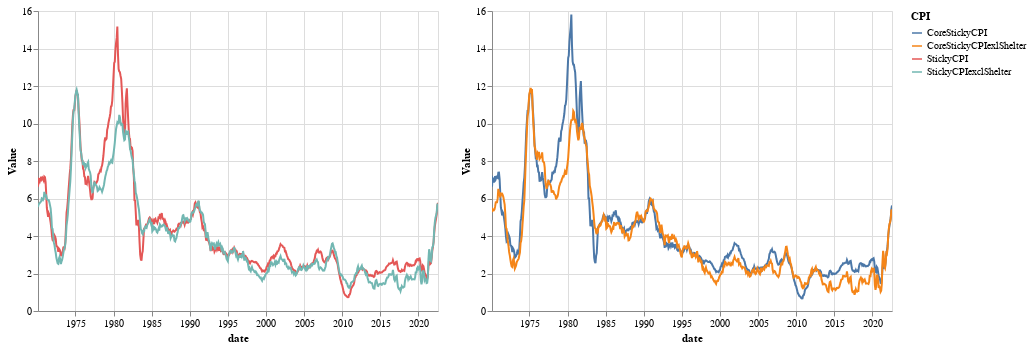

The code cell stored with this chart in its notebook:
### Code cell
chart1 = alt.Chart(df[sticky_core_shelter_yoy_subsets].reset_index()
        ).transform_fold(['StickyCPI','StickyCPIexclShelter'], as_=["CPI", "Value"]
        ).mark_line(
        ).encode(
            x='date:T',
            y='Value:Q',
            color='CPI:N',
            tooltip=['CPI:N', 'Value:Q', 'date:T']
        ).interactive()

chart2 = alt.Chart(df[sticky_core_shelter_yoy_subsets].reset_index()
        ).transform_fold(['CoreStickyCPI', 'CoreStickyCPIexlShelter'], as_=["CPI", "Value"]
        ).mark_line(
        ).encode(
            x='date:T',
            y='Value:Q',
            color='CPI:N',
            tooltip=['CPI:N', 'Value:Q', 'date:T']
        ).interactive()

chart1 | chart2

### Figure 1 — Vega-Lite specification as saved in the notebook (floating-point values rounded to 4 significant figures; data arrays with more than 128 entries replaced by an {"elided": "..."} marker saying what was removed)
{"config": {"view": {"continuousWidth": 400, "continuousHeight": 300}}, "hconcat": [{"data": {"name": "data-8f9488d42a711adc770e80743d8c1232"}, "mark": "line", "encoding": {"color": {"field": "CPI", "type": "nominal"}, "tooltip": [{"field": "CPI", "type": "nominal"}, {"field": "Value", "type": "quantitative"}, {"field": "date", "type": "temporal"}], "x": {"field": "date", "type": "temporal"}, "y": {"field": "Value", "type": "quantitative"}}, "selection": {"selector007": {"type": "interval", "bind": "scales", "encodings": ["x", "y"]}}, "transform": [{"fold": ["StickyCPI", "StickyCPIexclShelter"], "as": ["CPI", "Value"]}]}, {"data": {"name": "data-8f9488d42a711adc770e80743d8c1232"}, "mark": "line", "encoding": {"color": {"field": "CPI", "type": "nominal"}, "tooltip": [{"field": "CPI", "type": "nominal"}, {"field": "Value", "type": "quantitative"}, {"field": "date", "type": "temporal"}], "x": {"field": "date", "type": "temporal"}, "y": {"field": "Value", "type": "quantitative"}}, "selection": {"selector008": {"type": "interval", "bind": "scales", "encodings": ["x", "y"]}}, "transform": [{"fold": ["CoreStickyCPI", "CoreStickyCPIexlShelter"], "as": ["CPI", "Value"]}]}], "$schema": "https://vega.github.io/schema/vega-lite/v4.17.0.json", "datasets": {"data-8f9488d42a711adc770e80743d8c1232": {"elided": "631 records"}}}
